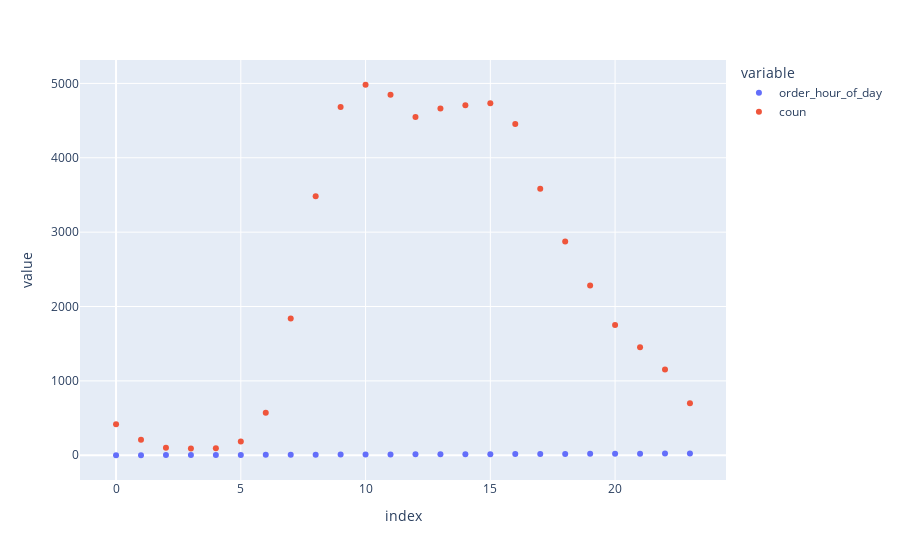

The notebook cell this image was saved under:
### Code cell
px.scatter(df_1.groupby("order_hour_of_day").agg(coun=("order_hour_of_day","count")).reset_index())

### Figure 1 — Plotly figure (JSON) as saved in the notebook; plotly's stock layout.template omitted (floating-point values rounded to 4 significant figures)
{"data": [{"hovertemplate": "variable=order_hour_of_day<br>index=%{x}<br>value=%{y}<extra></extra>", "legendgroup": "order_hour_of_day", "marker": {"color": "#636efa", "symbol": "circle"}, "mode": "markers", "name": "order_hour_of_day", "orientation": "v", "showlegend": true, "type": "scatter", "x": [0, 1, 2, 3, 4, 5, 6, 7, 8, 9, 10, 11, 12, 13, 14, 15, 16, 17, 18, 19, 20, 21, 22, 23], "xaxis": "x", "y": [0, 1, 2, 3, 4, 5, 6, 7, 8, 9, 10, 11, 12, 13, 14, 15, 16, 17, 18, 19, 20, 21, 22, 23], "yaxis": "y"}, {"hovertemplate": "variable=coun<br>index=%{x}<br>value=%{y}<extra></extra>", "legendgroup": "coun", "marker": {"color": "#EF553B", "symbol": "circle"}, "mode": "markers", "name": "coun", "orientation": "v", "showlegend": true, "type": "scatter", "x": [0, 1, 2, 3, 4, 5, 6, 7, 8, 9, 10, 11, 12, 13, 14, 15, 16, 17, 18, 19, 20, 21, 22, 23], "xaxis": "x", "y": [416, 208, 102, 90, 93, 185, 570, 1839, 3482, 4683, 4982, 4847, 4550, 4661, 4708, 4732, 4455, 3583, 2873, 2284, 1752, 1451, 1154, 698], "yaxis": "y"}], "layout": {"legend": {"title": {"text": "variable"}, "tracegroupgap": 0}, "margin": {"t": 60}, "xaxis": {"anchor": "y", "domain": [0, 1], "title": {"text": "index"}}, "yaxis": {"anchor": "x", "domain": [0, 1], "title": {"text": "value"}}}}
